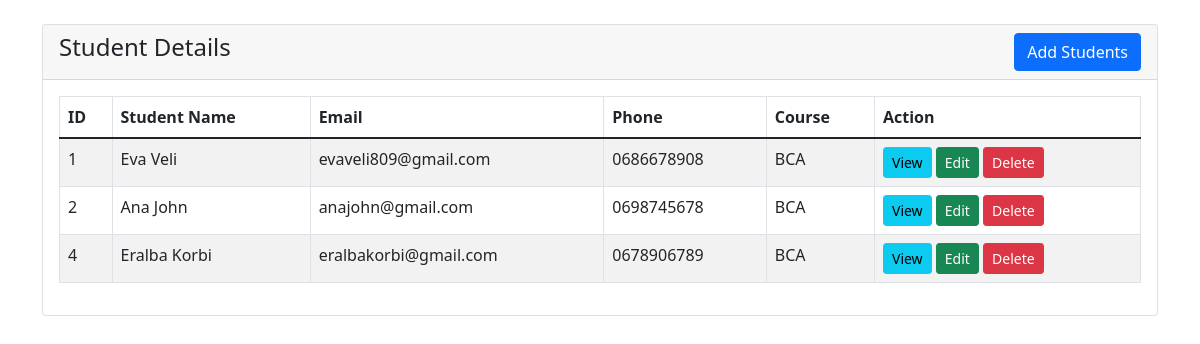
The page / on the database its author committed.
### tables this page shows
CREATE TABLE `students` (
  `id` int(11) NOT NULL,
  `name` varchar(191) NOT NULL,
  `email` varchar(191) NOT NULL,
  `phone` varchar(191) NOT NULL,
  `course` varchar(191) NOT NULL
);

### index.php (the view, shortened to what this page needs)
<?php
    require 'dbcon.php';
?>
<!doctype html>
<html lang="en">
  <head>
    <link href="https://cdn.jsdelivr.net/npm/bootstrap@5.1.3/dist/css/bootstrap.min.css" rel="stylesheet">
</head>
<body>
    <div class="container mt-4">
        <div class="row">
            <div class="col-md-12">
                <div class="card">
                    <div class="card-header">
                        <h4>Student Details
                            <a href="student-create.php" class="btn btn-primary float-end">Add Students</a>
                        </h4>
                    </div>
                    <div class="card-body">
                        <table class="table table-bordered table-striped">
                            <thead>
                                <tr>
                                    <th>ID</th>
                                    <th>Student Name</th>
                                    <th>Email</th>
                                    <th>Phone</th>
                                    <th>Course</th>
                                    <th>Action</th>
                                </tr>
                            </thead>
                            <tbody>
                                <?php
                                    $query = "SELECT * FROM students";
                                    $query_run = mysqli_query($con, $query);
                                    if(mysqli_num_rows($query_run) > 0)
                                    {
                                        foreach($query_run as $student)
                                        {
                                            ?>
                                            <tr>
                                                <td><?= $student['id']; ?></td>
                                                <td><?= $student['name']; ?></td>
                                                <td><?= $student['email']; ?></td>
                                                <td><?= $student['phone']; ?></td>
                                                <td><?= $student['course']; ?></td>
                                                <td>
                                                    <a href="student-view.php?id=<?= $student['id']; ?>" class="btn btn-info btn-sm">View</a>
                                                    <a href="student-edit.php?id=<?= $student['id']; ?>" class="btn btn-success btn-sm">Edit</a>
                                                    <form action="code.php" method="POST" class="d-inline">
                                                        <button type="submit" name="delete_student" value="<?=$student['id'];?>" class="btn btn-danger btn-sm">Delete</button>
                                                    </form>
                                                </td>
                                            </tr>
                                            <?php
                                        }
                                    }
                                    else
                                    {
                                        echo "<h5> No Record Found </h5>";
                                    }
                                ?>
                            </tbody>
                        </table>
                    </div>
                </div>
            </div>
        </div>
    </div>
</body>
</html>

### rows shown on the page
students: id "1", name "Eva Veli", email "evaveli809@gmail.com", phone "0686678908", course "BCA"
students: id "2", name "Ana John", email "anajohn@gmail.com", phone "0698745678", course "BCA"
students: id "4", name "Eralba Korbi", email "eralbakorbi@gmail.com", phone "0678906789", course "BCA"
